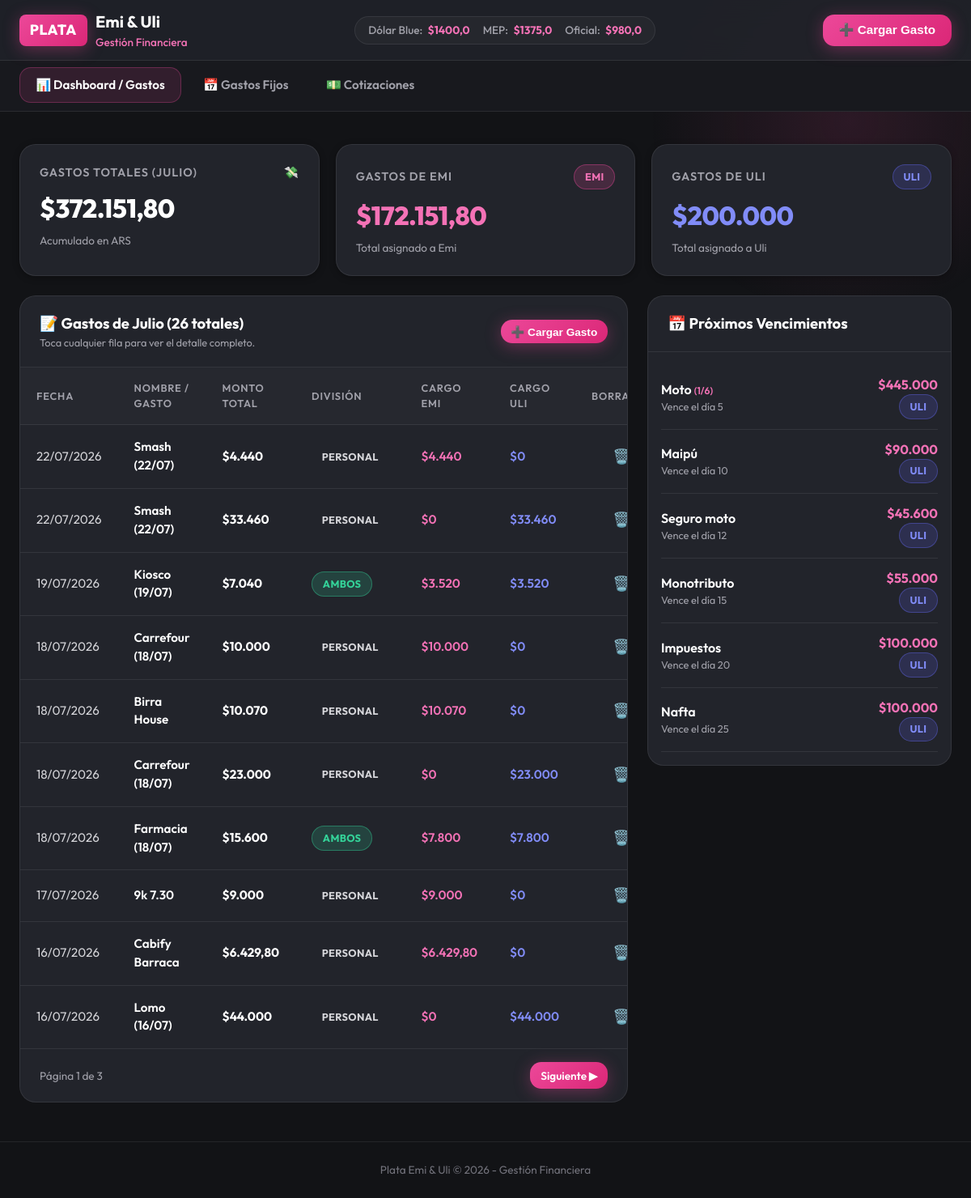
The app's page /, older data.
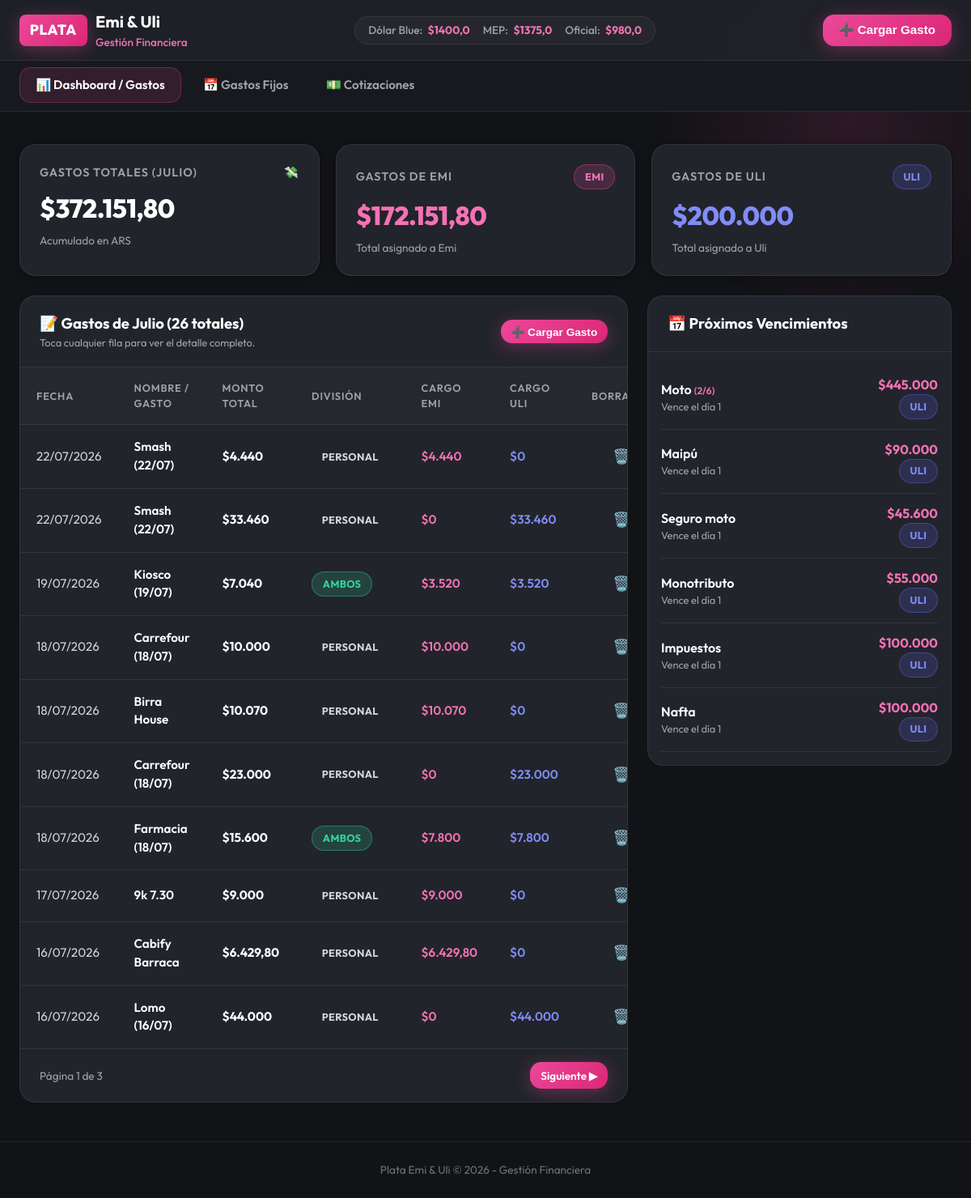
The same page, newer data.
### finanzas/models.py (models this page shows, shortened)
class GastoFijo(models.Model):
    nombre = models.CharField(max_length=100)
    monto_estimado = models.DecimalField(max_digits=12, decimal_places=2)
    dia_vencimiento = models.IntegerField(default=1)
    responsable = models.CharField(max_length=15, choices=ResponsableFijo.choices, default=ResponsableFijo.AMBOS)
    es_cuota = models.BooleanField(default=False)
    cuotas_totales = models.IntegerField(null=True, blank=True, default=None)
    cuotas_restantes = models.IntegerField(null=True, blank=True, default=None)
    fecha_fin_cuota = models.DateField(null=True, blank=True, help_text="Fecha o mes de finalización de la cuota")
    activo = models.BooleanField(default=True)
    notas = models.TextField(blank=True, default='')
    def cuota_actual(self):
        if self.es_cuota and self.cuotas_totales and self.cuotas_restantes is not None:
            return (self.cuotas_totales - self.cuotas_restantes) + 1
        return None
    class Meta:
        verbose_name = "Gasto Fijo"
        verbose_name_plural = "Gastos Fijos"
        ordering = ['dia_vencimiento']

### finanzas/views.py (the view, shortened to what this page needs)
# urls.py: path('', views.dashboard_view, name='dashboard'),
def dashboard_view(request):
    context = get_base_context(request)
    now = timezone.now().date()
    year = now.year
    month = now.month
    summary = calculate_financial_summary(year=year, month=month)
    gastos_qs = Gasto.objects.filter(fecha__year=year, fecha__month=month)
    paginator = Paginator(gastos_qs, 10)
    page_number = request.GET.get('page')
    gastos_page = paginator.get_page(page_number)
    gastos_fijos_proximos = GastoFijo.objects.filter(activo=True).order_by('dia_vencimiento')[:10]
    context.update({
        'summary': summary,
        'gastos': gastos_page,
        'gastos_fijos_proximos': gastos_fijos_proximos,
        'mes_actual_nombre': MESES_NOMBRES.get(month, ''),
        'anio_actual': year,
        'active_tab': 'dashboard',
    })
    return render(request, 'finanzas/dashboard.html', context)

### finanzas/services.py (called while the page is built)
def calculate_financial_summary(year=None, month=None):
    summary = {
        'total_gastos': Decimal('0.00'),
        'total_emi': Decimal('0.00'),
        'total_uli': Decimal('0.00'),
    }
    gastos = Gasto.objects.all()
    if year and month:
        gastos = gastos.filter(fecha__year=year, fecha__month=month)
    for g in gastos:
        summary['total_gastos'] += g.monto_total
        summary['total_emi'] += g.monto_emi
        summary['total_uli'] += g.monto_uli
    return summary

### finanzas/templatetags/currency_filters.py (called while the page is built)
@register.filter(name='punto_monto')
def punto_monto(value):
    if value is None or value == '':
        return "0"
    try:
        val = float(value)
        parts = f"{val:,.2f}".split('.')
        integer_part = parts[0].replace(',', '.')
        decimal_part = parts[1]
        if decimal_part == '00':
            return integer_part
        return f"{integer_part},{decimal_part}"
    except Exception:
        return str(value)

### finanzas/views.py (called while the page is built)
def get_base_context(request):
    dolar_rates = get_dolar_rates()
    return {
        'dolar_rates': dolar_rates,
        'tipos_division': TipoDivision.choices,
    }

### finanzas/templates/finanzas/dashboard.html (shortened to what the changed rows need)
{% extends 'base.html' %}
{% load currency_filters %}
{% block content %}
<div style="display:grid; grid-template-columns: 2fr 1fr; gap:1.5rem;" class="dashboard-tables-grid">
  <div class="table-container">
    <table>
      <thead>
        <tr>
          <th>Fecha</th>
          <th>Nombre / Gasto</th>
          <th>Monto Total</th>
          <th>División</th>
          <th>Cargo Emi</th>
          <th>Cargo Uli</th>
          <th style="text-align:right;">Borrar</th>
        </tr>
      </thead>
    </table>
  </div>
  <div>
    <div class="table-container">
      <div style="padding:1rem;">
        {% for gf in gastos_fijos_proximos %}
        <div style="display:flex; justify-content:space-between; align-items:center; padding:0.75rem 0; border-bottom:1px solid var(--border-color);">
          <div>
            <div style="font-weight:600; color:white;">
              {{ gf.nombre }}
              {% if gf.es_cuota %}
              <span style="font-size:0.75rem; color:var(--pink-light);">({{ gf.cuota_actual }}/{{ gf.cuotas_totales }})</span>
              {% endif %}
            </div>
            <div style="font-size:0.8rem; color:var(--gray-400);">Vence el día {{ gf.dia_vencimiento }}</div>
          </div>
          <div style="text-align:right;">
            <div style="font-weight:700; color:var(--pink-light);">${{ gf.monto_estimado|punto_monto }}</div>
            <div style="font-size:0.75rem; color:var(--gray-400);">
              <span class="badge badge-division-{{ gf.responsable|lower }}">{{ gf.get_responsable_display }}</span>
            </div>
          </div>
        </div>
        {% empty %}
        <div style="color:var(--gray-400); text-align:center; padding:1.5rem 0;">
          No hay gastos fijos próximos.
        </div>
        {% endfor %}
      </div>
    </div>
  </div>
</div>
{% endblock %}

Row changes from the older to the newer data that the page shows:
changed GastoFijo "Moto": cuota_actual "1" → "2"; dia_vencimiento "5" → "1"
changed GastoFijo "Maipú": dia_vencimiento "10" → "1"
changed GastoFijo "Seguro moto": dia_vencimiento "12" → "1"
changed GastoFijo "Monotributo": dia_vencimiento "15" → "1"
changed GastoFijo "Impuestos": dia_vencimiento "20" → "1"
changed GastoFijo "Nafta": dia_vencimiento "25" → "1"
